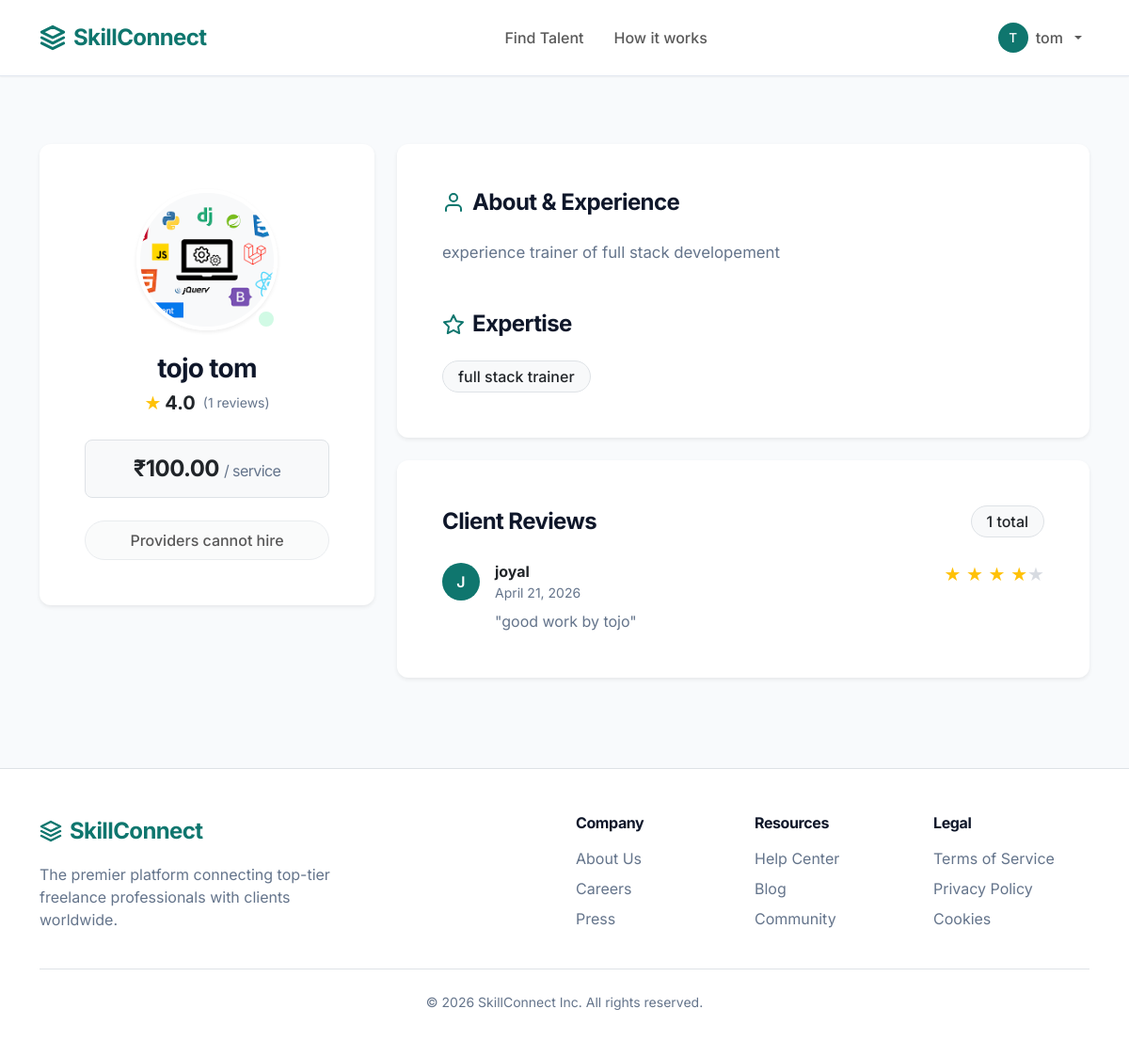
Screenshot of /provider/2/ (signed in) with the database file from the repository.
### core/models.py (models this page shows, shortened)
class User(AbstractUser):
    is_provider = models.BooleanField(default=False)
    is_customer = models.BooleanField(default=False)

class ProviderProfile(models.fields.Field):
    pass # Replaced below

class Skill(models.Model):
    provider = models.ForeignKey(ProviderProfile, on_delete=models.CASCADE, related_name='skills')
    name = models.CharField(max_length=100)

class Review(models.Model):
    user = models.ForeignKey(User, on_delete=models.CASCADE, related_name='reviews_given')
    provider = models.ForeignKey(ProviderProfile, on_delete=models.CASCADE, related_name='reviews_received')
    rating = models.IntegerField(choices=[(i, str(i)) for i in range(1, 6)])
    comment = models.TextField()
    created_at = models.DateTimeField(auto_now_add=True)

### core/views.py (the view)
# urls.py: path('provider/<int:provider_id>/', views.provider_profile, name='provider_profile'),
def provider_profile(request, provider_id):
    provider = get_object_or_404(ProviderProfile, id=provider_id, status='Approved')
    reviews = provider.reviews_received.all().order_by('-created_at')
    avg_rating = 0
    if reviews.exists():
        avg_rating = sum(r.rating for r in reviews) / reviews.count()
    return render(request, 'core/profile.html', {
        'provider': provider,
        'reviews': reviews,
        'avg_rating': round(avg_rating, 1)
    })

### templates/core/profile.html (shortened to what this page needs)
{% extends 'base.html' %}
{% block content %}
<div class="row pt-4 mb-5">
    <div class="col-lg-4 mb-4 mb-lg-0">
        <div class="card p-5 text-center border-0 shadow-sm position-sticky" style="top: 100px;">
            <div class="position-relative d-inline-block mx-auto mb-4">
                {% if provider.profile_photo %}
                    <img src="{{ provider.profile_photo.url }}" alt="Profile" class="profile-img shadow-sm" style="width: 150px; height: 150px; border-width: 4px;">
                {% else %}
                    <div class="profile-img bg-primary text-white d-flex align-items-center justify-content-center shadow-sm" style="width: 150px; height: 150px; border-width: 4px; font-size: 3rem; font-weight: 700;">
                        {{ provider.user.username|make_list|first|upper }}
                    </div>
                {% endif %}
                <span class="position-absolute bottom-0 end-0 bg-success border border-white rounded-circle" style="width: 24px; height: 24px; border-width: 4px !important;" title="Online"></span>
            </div>
            <h3 class="fw-bold mb-1">
                {% if provider.user.first_name %}
                    {{ provider.user.first_name }} {{ provider.user.last_name }}
                {% else %}
                    {{ provider.user.username }}
                {% endif %}
            </h3>
            <div class="d-flex justify-content-center align-items-center mb-4 text-warning">
                <span class="fs-5 me-1">★</span>
                <span class="fw-bold text-dark fs-5">{% if avg_rating %}{{ avg_rating }}{% else %}5.0{% endif %}</span>
                <span class="text-muted ms-2 small">({{ reviews.count }} reviews)</span>
            </div>
            <div class="bg-light rounded-3 p-3 mb-4 border">
                <h4 class="text-dark fw-bold mb-0">
                    ₹{{ provider.price_per_service }} <span class="text-muted fs-6 fw-normal">/ service</span>
                </h4>
            </div>
            {% if user.is_authenticated and user.is_customer %}
                <a href="{% url 'book_provider' provider.id %}" class="btn btn-primary btn-lg custom-btn w-100 shadow-sm rounded-pill fw-bold">Hire {% if provider.user.first_name %}{{ provider.user.first_name }}{% else %}{{ provider.user.username }}{% endif %}</a>
            {% elif user.is_authenticated and user.is_provider %}
                <button class="btn btn-light w-100 rounded-pill fw-medium border" disabled>Providers cannot hire</button>
            {% else %}
                <a href="{% url 'login' %}" class="btn btn-outline-primary w-100 custom-btn rounded-pill border-2 fw-medium">Log in to Hire</a>
            {% endif %}
        </div>
    </div>
    <div class="col-lg-8">
        <div class="card p-5 mb-4 border-0 shadow-sm">
            <h4 class="fw-bold mb-4 d-flex align-items-center gap-2">
                <svg width="24" height="24" viewBox="0 0 24 24" fill="none" stroke="currentColor" stroke-width="2" stroke-linecap="round" stroke-linejoin="round" class="text-primary"><path d="M20 21v-2a4 4 0 0 0-4-4H8a4 4 0 0 0-4 4v2"></path><circle cx="12" cy="7" r="4"></circle></svg>
                About & Experience
            </h4>
            <p class="text-muted mb-5" style="white-space: pre-line; font-size: 1.05rem; line-height: 1.7;">{{ provider.experience }}</p>
            <h4 class="fw-bold mb-4 d-flex align-items-center gap-2">
                <svg width="24" height="24" viewBox="0 0 24 24" fill="none" stroke="currentColor" stroke-width="2" stroke-linecap="round" stroke-linejoin="round" class="text-primary"><path d="M12 2l3.09 6.26L22 9.27l-5 4.87 1.18 6.88L12 17.77l-6.18 3.25L7 14.14 2 9.27l6.91-1.01L12 2z"></path></svg>
                Expertise
            </h4>
            <div class="d-flex flex-wrap gap-2">
                {% for skill in provider.skills.all %}
                    <span class="badge bg-light text-dark border px-3 py-2 fs-6 fw-medium">{{ skill.name }}</span>
                {% endfor %}
            </div>
        </div>
        <div class="card p-5 border-0 shadow-sm">
            <div class="d-flex justify-content-between align-items-center mb-4">
                <h4 class="fw-bold mb-0">Client Reviews</h4>
                <div class="badge bg-light text-dark border px-3 py-2 fs-6">{{ reviews.count }} total</div>
            </div>
            {% if reviews %}
                <div class="d-flex flex-column gap-4">
                    {% for review in reviews %}
                        <div class="{% if not forloop.last %}border-bottom pb-4{% endif %}">
                            <div class="d-flex justify-content-between align-items-start mb-2">
                                <div class="d-flex align-items-center gap-3">
                                    <div class="bg-primary text-white rounded-circle d-flex align-items-center justify-content-center" style="width: 40px; height: 40px; font-weight: 600;">
                                        {% if review.user.first_name %}
                                            {{ review.user.first_name|make_list|first|upper }}
                                        {% else %}
                                            {{ review.user.username|make_list|first|upper }}
                                        {% endif %}
                                    </div>
                                    <div>
                                        <div class="fw-bold">
                                            {% if review.user.first_name %}
                                                {{ review.user.first_name }} {{ review.user.last_name }}
                                            {% else %}
                                                {{ review.user.username }}
                                            {% endif %}
                                        </div>
                                        <div class="text-muted small">{{ review.created_at|date:"F j, Y" }}</div>
                                    </div>
                                </div>
                                <div class="d-flex text-warning fs-5">
                                    {% for i in "12345" %}
                                        {% if forloop.counter <= review.rating %}★{% else %}<span class="text-muted opacity-25">★</span>{% endif %}
                                    {% endfor %}
                                </div>
                            </div>
                            <p class="text-muted mb-0 mt-2 ps-5" style="margin-left: 8px;">"{{ review.comment }}"</p>
                        </div>
                    {% endfor %}
                </div>
            {% endif %}
        </div>
    </div>
</div>
{% endblock %}

### templates/base.html (shortened to what this page needs)
<!DOCTYPE html>
<html lang="en">
<head>
    <link href="https://cdn.jsdelivr.net/npm/bootstrap@5.3.0/dist/css/bootstrap.min.css" rel="stylesheet">
    {% load static %}
    <link rel="stylesheet" href="{% static 'css/style.css' %}?v={% now 'U' %}">
</head>
<body class="d-flex flex-column min-vh-100">
    <nav class="navbar navbar-expand-lg sticky-top">
        <div class="container">
            <a class="navbar-brand d-flex align-items-center gap-2" href="{% url 'home' %}">
                <svg width="28" height="28" viewBox="0 0 24 24" fill="none" stroke="currentColor" stroke-width="2.5" stroke-linecap="round" stroke-linejoin="round" class="text-primary"><path d="M12 2L2 7l10 5 10-5-10-5zM2 17l10 5 10-5M2 12l10 5 10-5"/></svg>
                SkillConnect
            </a>
            <div class="collapse navbar-collapse" id="navbarNav">
                <ul class="navbar-nav mx-auto">
                    <li class="nav-item">
                        <a class="nav-link fw-medium px-3" href="{% url 'browse_skills' %}">Find Talent</a>
                    </li>
                    <li class="nav-item">
                        <a class="nav-link fw-medium px-3" href="{% url 'home' %}">How it works</a>
                    </li>
                </ul>
                <ul class="navbar-nav align-items-center">
                    {% if user.is_authenticated %}
                        <li class="nav-item dropdown">
                            <a class="nav-link dropdown-toggle fw-medium d-flex align-items-center gap-2" href="#" role="button" data-bs-toggle="dropdown">
                                <div class="bg-primary text-white rounded-circle d-flex align-items-center justify-content-center" style="width: 32px; height: 32px; font-size: 0.85rem;">
                                    {{ user.username|make_list|first|upper }}
                                </div>
                                {{ user.username }}
                            </a>
                        </li>
                    {% endif %}
                </ul>
            </div>
        </div>
    </nav>
    <main class="container mb-5 flex-grow-1 mt-4">
        {% block content %}{% endblock %}
    </main>
    <footer class="bg-white py-5 mt-auto border-top">
        <div class="container">
            <div class="row gy-4">
                <div class="col-lg-4">
                    <a class="navbar-brand fw-bold text-primary fs-4 d-flex align-items-center gap-2 mb-3" href="{% url 'home' %}">
                        <svg width="24" height="24" viewBox="0 0 24 24" fill="none" stroke="currentColor" stroke-width="2.5" stroke-linecap="round" stroke-linejoin="round"><path d="M12 2L2 7l10 5 10-5-10-5zM2 17l10 5 10-5M2 12l10 5 10-5"/></svg>
                        SkillConnect
                    </a>
                    <p class="text-muted pe-lg-4">The premier platform connecting top-tier freelance professionals with clients worldwide.</p>
                </div>
                <div class="col-6 col-lg-2 offset-lg-2">
                    <h6 class="fw-bold mb-3">Company</h6>
                    <ul class="list-unstyled d-flex flex-column gap-2 text-muted">
                        <li>About Us</li>
                        <li>Careers</li>
                        <li>Press</li>
                    </ul>
                </div>
                <div class="col-6 col-lg-2">
                    <h6 class="fw-bold mb-3">Resources</h6>
                    <ul class="list-unstyled d-flex flex-column gap-2 text-muted">
                        <li>Help Center</li>
                        <li>Blog</li>
                        <li>Community</li>
                    </ul>
                </div>
                <div class="col-6 col-lg-2">
                    <h6 class="fw-bold mb-3">Legal</h6>
                    <ul class="list-unstyled d-flex flex-column gap-2 text-muted">
                        <li>Terms of Service</li>
                        <li>Privacy Policy</li>
                        <li>Cookies</li>
                    </ul>
                </div>
            </div>
            <div class="border-top pt-4 mt-4 text-center text-muted small">
                &copy; {% now "Y" %} SkillConnect Inc. All rights reserved.
            </div>
        </div>
    </footer>
</body>
</html>

### static/css/style.css (style rules this page uses)
:root { --primary-color: #0F766E; --bs-primary: #0F766E; --bs-primary-rgb: 15, 118, 110; --primary-hover: #115E59; --bg-color: #F8FAFC; --text-color: #0F172A; --text-muted: #64748B; --card-bg: #FFFFFF; --border-color: #E2E8F0; --shadow-sm: 0 1px 2px 0 rgba(0, 0, 0, 0.05); --shadow-md: 0 4px 6px -1px rgba(0, 0, 0, 0.1), 0 2px 4px -1px rgba(0, 0, 0, 0.06); --shadow-lg: 0 10px 15px -3px rgba(0, 0, 0, 0.1), 0 4px 6px -2px rgba(0, 0, 0, 0.05); --radius-md: 0.5rem; --radius-lg: 0.75rem; --radius-xl: 1rem; }
body { font-family: 'Inter', sans-serif; background-color: var(--bg-color); color: var(--text-color); line-height: 1.5; }
.navbar { box-shadow: var(--shadow-sm); background-color: var(--card-bg) !important; border-bottom: 1px solid var(--border-color); padding: 1rem 0; }
.navbar-brand { color: var(--primary-color) !important; font-weight: 700; font-size: 1.5rem; letter-spacing: -0.025em; }
.card { background-color: var(--card-bg); border: 1px solid var(--border-color); border-radius: var(--radius-lg); box-shadow: var(--shadow-sm); transition: transform 0.2s ease, box-shadow 0.2s ease; overflow: hidden; }
.btn { border-radius: var(--radius-md); padding: 0.5rem 1rem; font-weight: 500; transition: all 0.2s ease; }
h1, h2, h3, h4, h5, h6 { color: var(--text-color); font-weight: 600; letter-spacing: -0.025em; }
.text-muted { color: var(--text-muted) !important; }
.profile-img { width: 120px; height: 120px; object-fit: cover; border-radius: 50%; border: 4px solid var(--card-bg); box-shadow: var(--shadow-md); }
.badge { padding: 0.4em 0.8em; border-radius: 9999px; font-weight: 500; }
.bg-success { background-color: #D1FAE5 !important; color: #065F46 !important; }

### rows the page displays
User: username|make_list "T", username "tom"
ProviderProfile: profile_photo (picture), user.first_name "tojo", user.last_name "tom", price_per_service "100.00", experience "experience trainer of full stack developement"
Skill: name "full stack trainer"
Review: user.username|make_list "J", user.username "joyal", created_at "April 21, 2026", rating 4 (drawn), comment "good work by tojo"

### other values shown
{{ avg_rating }} "4.0"
{{ reviews.count }} "1"
